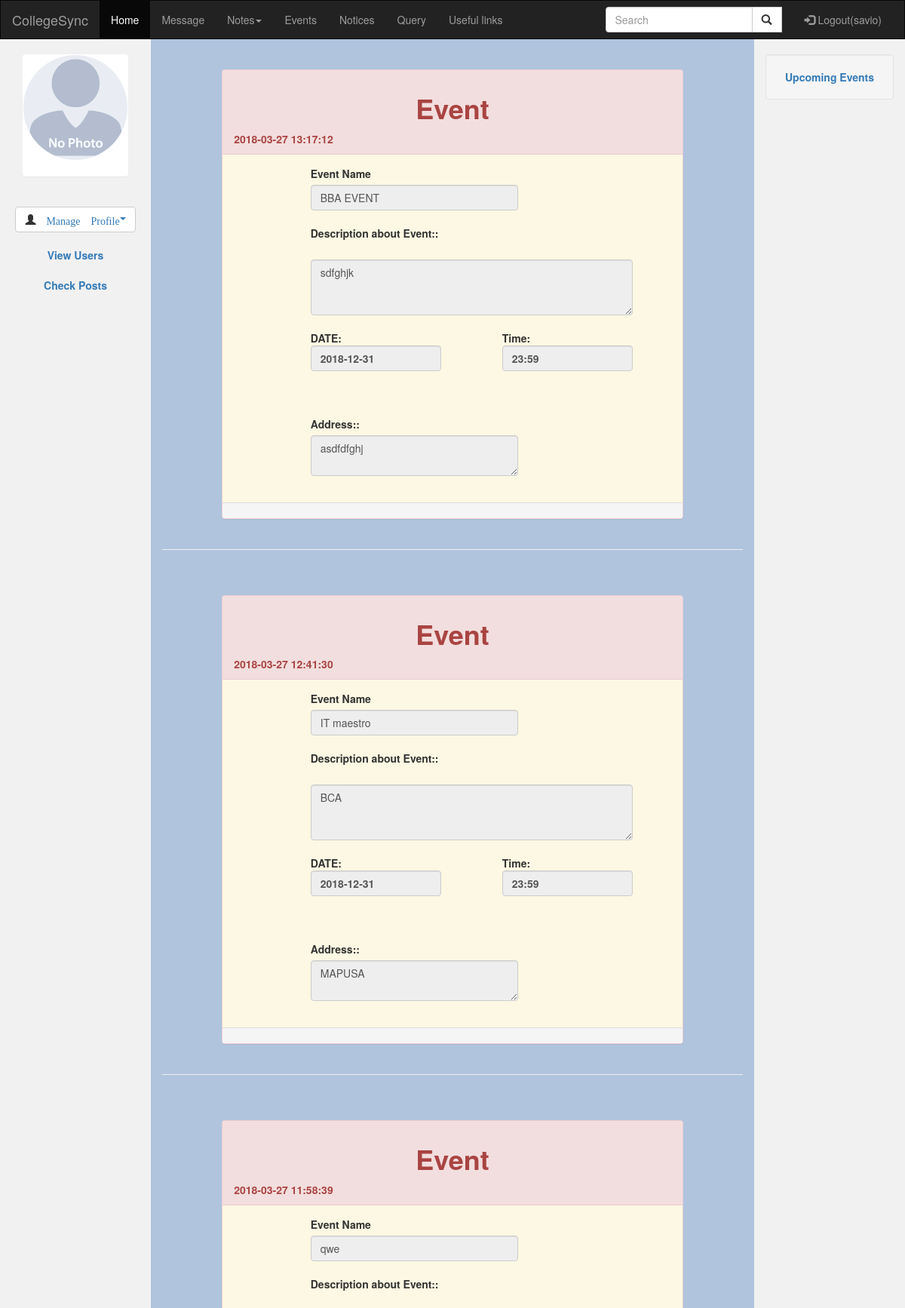
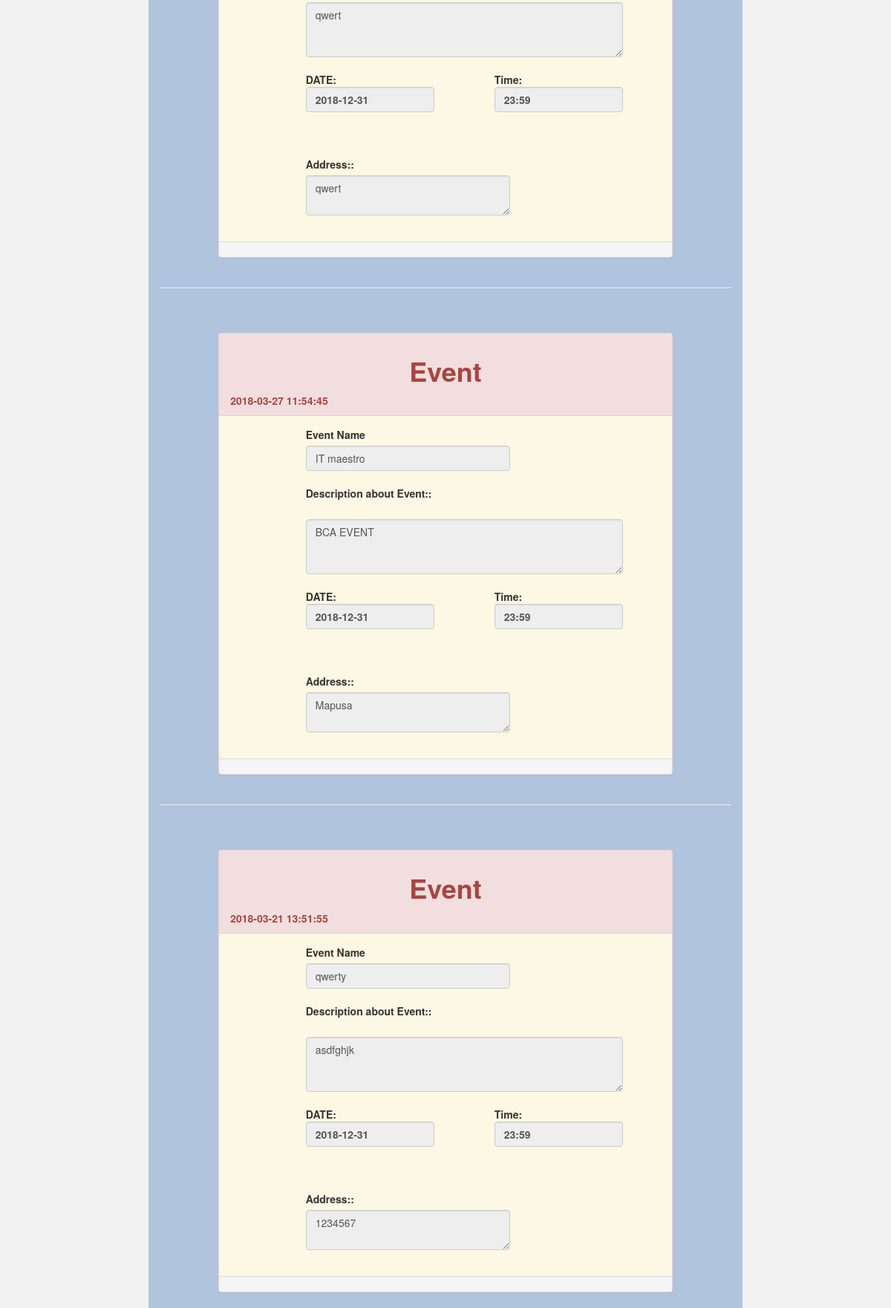
The app's page /ADMIN/upcomingevent.php (signed in, upper part) with its own data (2 pictures, top to bottom).
### tables this page shows
CREATE TABLE IF NOT EXISTS `event` (
  `event_id` int(11) NOT NULL AUTO_INCREMENT,
  `event` varchar(50) NOT NULL,
  `des` varchar(50) NOT NULL,
  `date` varchar(50) NOT NULL,
  `time` varchar(50) NOT NULL,
  `add` varchar(50) NOT NULL,
  `status` varchar(111) NOT NULL,
  `datetime` datetime NOT NULL,
  PRIMARY KEY (`event_id`)
);

### ADMIN/upcomingevent.php (the view, shortened to what this page needs)
<!DOCTYPE html>
<html lang="en">
<head>
  <link rel="stylesheet" href="https://maxcdn.bootstrapcdn.com/bootstrap/3.3.7/css/bootstrap.min.css">
</head>
<body style="background:  #B0C4DE;">
<?php
include("nav.php");
?>
<?php
include("leftside1.php");
?>
    <div class="col-sm-8 text-left">
        <?php
            $query="SELECT * from event  order by event_id desc limit 7";
           $res=mysql_query($query);
           while ($row=mysql_fetch_row($res))
           {
              echo"
              <br>
              <br>
<div class='container-fluid ' >
  <div class='row'>
  <div class='col-sm-offset-1 col-sm-10'>
  <div class='panel panel-danger' >
      <div class='panel-heading '>
    <div class='row'>
      <div class='col-sm-4 col-sm-offset-4'>
      <center><h1><strong>Event</strong></h1></center>
      </div>
      </div>
      <b>$row[7]</b>
      </div>
      <div class='panel-body bg-warning' >
      <div class='row'>
      <div class='col-sm-6 col-sm-offset-2'>
        <label class='pull-center'><strong>Event Name</strong></label>
        <input type='text' name='' value='$row[1]' class='form-control' disabled>
        </div>
        </div>
       <div class='row'>
      <div class='col-sm-9 col-sm-offset-2'>
              <label><br/><strong>Description about Event::</strong></label><br/><br/>
              <textarea class='form-control' rows='3' disabled>$row[2]</textarea ><br/>
              </div>
              </div>
          <div class='row'>
          <div class='col-sm-4 col-sm-offset-2'>
              <strong>DATE:<input type='text' class='form-control' value='$row[3]' disabled ></strong>
           <br>
           </div>
             <div class='col-sm-4 col-sm-offset-1'>
              <strong>Time:<input type='text' class='form-control' value='$row[4]' disabled ></strong>
            </div>
            </div>
              <br> <br>
              <div class='row'>
              <div class='col-sm-6 col-sm-offset-2'>
              <label><strong disabled>Address::</strong></label><br>
              <textarea rows='2' cols='40'class='form-control' disabled>$row[5]</textarea ><br/>
           </div></div>
              </div>
      <div class='panel-footer bg-danger'>
      </div>
      </div>
      </div>
      </div>
      </div>
<hr/>
";}
?>
    </div>
<?php
include("rightside.php");
?>
</body>
</html>

### ADMIN/nav.php (shortened to what this page needs)
<?php
	$id=$_SESSION['id'];
           $query="SELECT * from admin where admin_id='$id' ";
    $res=mysql_query($query);
    $row=mysql_fetch_row($res);
?>
<!DOCTYPE html>
<html>
<head>
</head>
<body>
	<nav class="navbar navbar-inverse">
  <div class="container-fluid">
    <div class="navbar-header">
      <a class="navbar-brand" href="home.php">CollegeSync</a>
    </div>
    <div class="collapse navbar-collapse" id="myNavbar">
      <ul class="nav navbar-nav">
        <li class="active"><a href="home.php" class="">Home</a></li>
        <li><a href="message.php" id="msg" name="msg"><span class="label label-pill label-danger count1" style="border-radius:10px;"></span>Message</a></li>
        <li class="dropdown">
          <a class="dropdown-toggle" data-toggle="dropdown" href="#"><span class=''></span> Notes<span class="caret"></span></a>
        </li>
         <li><a href="adminevent.php">Events</a></li>
        <li><a href="adminnotice.php">Notices</a></li>
        <li><a href="query.php">Query</a></li>
        <li><a href="usefullink.php">Useful links</a></li>
      </ul>
       <ul class="nav navbar-nav navbar-right">
          <li><a href="logout.php"><span class="glyphicon glyphicon-log-in"></span> Logout(<?php echo $row[1];?>)</a></li>
        </ul>
        <form class="navbar-form navbar-right" method="GET" name="cs_search" action="search.php">
        <div class="input-group">
          <input type="text" class="form-control" placeholder="Search" id="Search1" name="Search1" onkeyup="searching();">
          <div class="input-group-btn">
            <button class="btn btn-default" type="submit" onclick="fn();">
              <span class="glyphicon glyphicon-search"></span>
            </button>
            </div>
          </div>
        </form>
          </div>
  </div>
</nav>
</body>
</html>

### ADMIN/upcomingevent.php (style rules this page uses)
.navbar { margin-bottom: 0; border-radius: 0; }

### ADMIN/nav.php (style rules this page uses)
.dropdown { position: relative; display: inline-block; }

### records on screen
event: datetime "2018-03-27 13:17:12", event "BBA EVENT", des "sdfghjk", date "2018-12-31", time "23:59", add "asdfdfghj"
event: datetime "2018-03-27 12:41:30", event "IT maestro", des "BCA", date "2018-12-31", time "23:59", add "MAPUSA"
event: datetime "2018-03-27 11:58:39", event "qwe", des "qwert", date "2018-12-31", time "23:59", add "qwert"
event: datetime "2018-03-27 11:54:45", event "IT maestro", des "BCA EVENT", date "2018-12-31", time "23:59", add "Mapusa"
event: datetime "2018-03-21 13:51:55", event "qwerty", des "asdfghjk", date "2018-12-31", time "23:59", add "1234567"

### other values on screen
$row[1] "savio"
